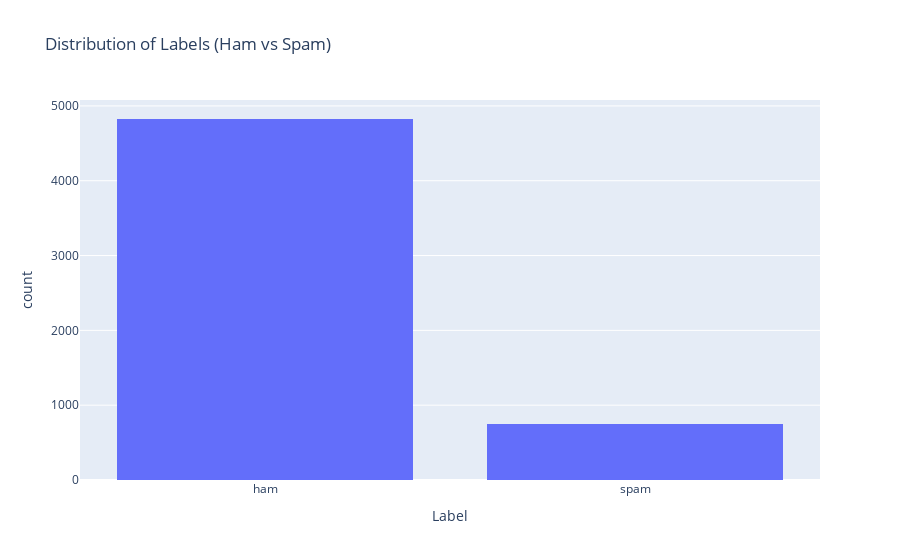

Source (notebook cell):
### Code cell
import plotly.express as px

fig_label_dist = px.histogram(
    df, 
    x='label', 
    title='Distribution of Labels (Ham vs Spam)',
    labels={'label': 'Label', 'count': 'Count'},
)
fig_label_dist.show()

### Figure 1 — Plotly figure (JSON) as saved in the notebook; plotly's stock layout.template omitted (floating-point values rounded to 4 significant figures; data arrays with more than 128 entries replaced by an {"elided": "..."} marker saying what was removed)
{"data": [{"alignmentgroup": "True", "bingroup": "x", "hovertemplate": "Label=%{x}<br>count=%{y}<extra></extra>", "legendgroup": "", "marker": {"color": "#636efa", "pattern": {"shape": ""}}, "name": "", "offsetgroup": "", "orientation": "v", "showlegend": false, "type": "histogram", "x": {"elided": "5572 str values"}, "xaxis": "x", "yaxis": "y"}], "layout": {"barmode": "relative", "legend": {"tracegroupgap": 0}, "title": {"text": "Distribution of Labels (Ham vs Spam)"}, "xaxis": {"anchor": "y", "domain": [0, 1], "title": {"text": "Label"}}, "yaxis": {"anchor": "x", "domain": [0, 1], "title": {"text": "count"}}}}
